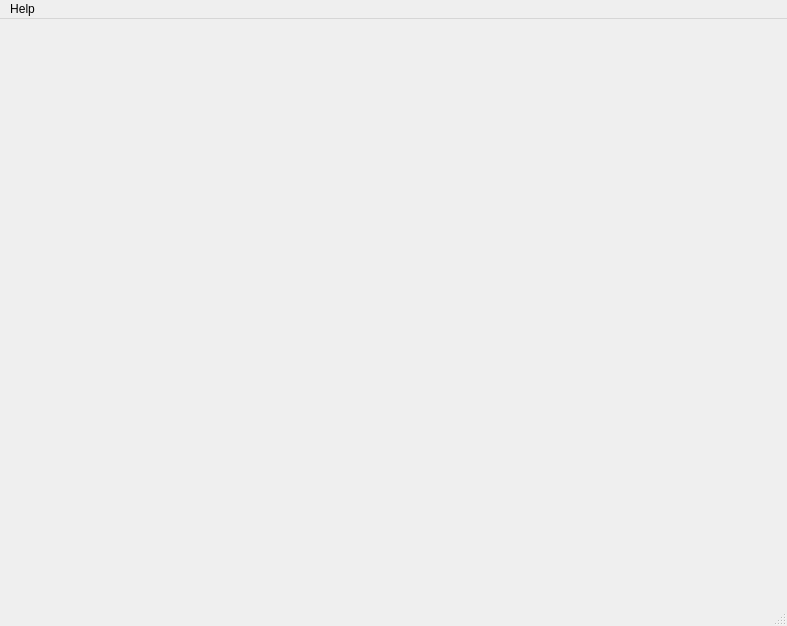
<?xml version="1.0" encoding="UTF-8"?>
<ui version="4.0">
 <class>MainWindow</class>
 <widget class="QMainWindow" name="MainWindow">
  <property name="geometry">
   <rect>
    <x>0</x>
    <y>0</y>
    <width>787</width>
    <height>626</height>
   </rect>
  </property>
  <property name="windowTitle">
   <string>MainWindow</string>
  </property>
  <widget class="QWidget" name="centralWidget">
   <layout class="QGridLayout" name="gridLayout">
    <item row="0" column="0">
     <widget class="ModbusWnd" name="widget" native="true"/>
    </item>
   </layout>
  </widget>
  <widget class="QMenuBar" name="menuBar">
   <property name="geometry">
    <rect>
     <x>0</x>
     <y>0</y>
     <width>787</width>
     <height>21</height>
    </rect>
   </property>
   <widget class="QMenu" name="menuAbout">
    <property name="title">
     <string>Help</string>
    </property>
    <addaction name="actionAbout"/>
   </widget>
   <addaction name="menuAbout"/>
  </widget>
  <widget class="QStatusBar" name="statusBar"/>
  <action name="actionAbout">
   <property name="text">
    <string>About</string>
   </property>
  </action>
 </widget>
 <layoutdefault spacing="6" margin="11"/>
 <customwidgets>
  <customwidget>
   <class>ModbusWnd</class>
   <extends>QWidget</extends>
   <header location="global">modbuswnd.h</header>
   <container>1</container>
  </customwidget>
 </customwidgets>
 <resources/>
 <connections/>
</ui>
